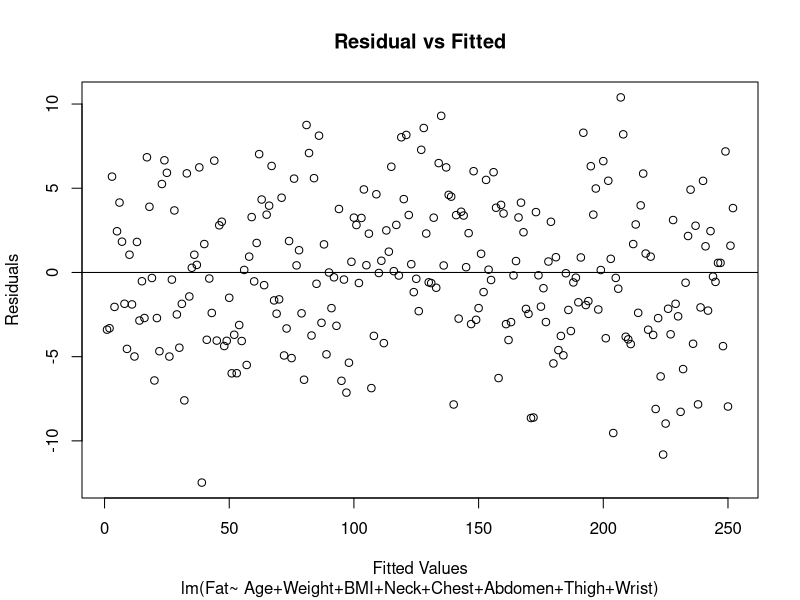
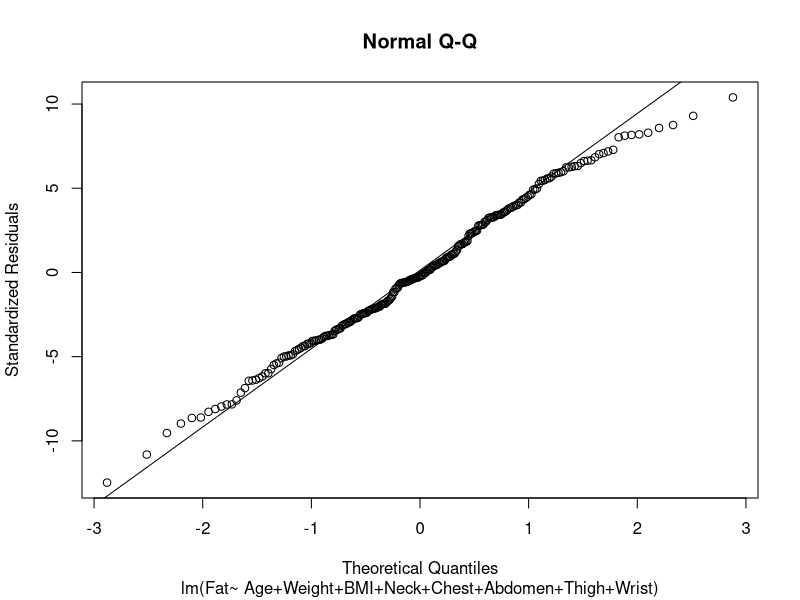

Source code (R) for these figures, in order: (Note: this script raises an error after producing the figures.)
mydata = read.csv('Bodyfat.csv',header = T,sep = ",")
install.packages('caTools')
library(caTools)
set.seed(123)
split=sample.split(mydata,SplitRatio=0.70)
train_data<-subset(mydata,split==T) #Created Training Data for Analysis
test_data<-subset(mydata,split==F) #Created Testing Data for Final Verification
train_data
attach(mydata)
model=lm(Fat~Age+Height+Weight+BMI+Neck+Chest+Abdomen+Hip+Thigh+Knee+Ankle+Biceps+Forearm+Wrist)
summary(model)
anova(model)
model2 = lm(Fat~ Age+Weight+BMI+Neck+Chest+Abdomen+Thigh+Wrist)
summary(model2)
anova(model2)
predictions=predict(model2,test_data)
actuals_preds <- data.frame(cbind(actuals=test_data$Fat, predicteds=predictions))
head(actuals_preds)
correlation_accuracy <- cor(actuals_preds) 
head(correlation_accuracy)
# Residual Analysis
pred = fitted(model2) 
Res = residuals(model2) 
plot(Res,main="Residual vs Fitted",xlab="Fitted Values",ylab="Residuals",sub="lm(Fat~ Age+Weight+BMI+Neck+Chest+Abdomen+Thigh+Wrist)")
abline(0,0)
qqnorm(Res,main="Normal Q-Q",ylab="Standardized Residuals",sub="lm(Fat~ Age+Weight+BMI+Neck+Chest+Abdomen+Thigh+Wrist)")
# error assumption was that it follows normal distribution
# qqline indicates that residuals follow normal distribution 
#  as the points lie near the line
qqline(Res)


##########################################################################
# not saving to my pwd

write.csv(pred,"C:/Users/SHUBH MEHTA/Documents/BDS SEM 2 COURSES/Statistical Data Analysis/Individual Project/Regression Analysis Code/pred_m.csv") 
write.csv(Res,"C:/Users/SHUBH MEHTA/Documents/BDS SEM 2 COURSES/Statistical Data Analysis/Individual Project/Regression Analysis Code/res_m.csv")

##########################################################################

mse = mean(Res^2)
rmse = sqrt(mse)







plot(actuals_preds,col=c("blue","red","black"))
abline(0,1)
